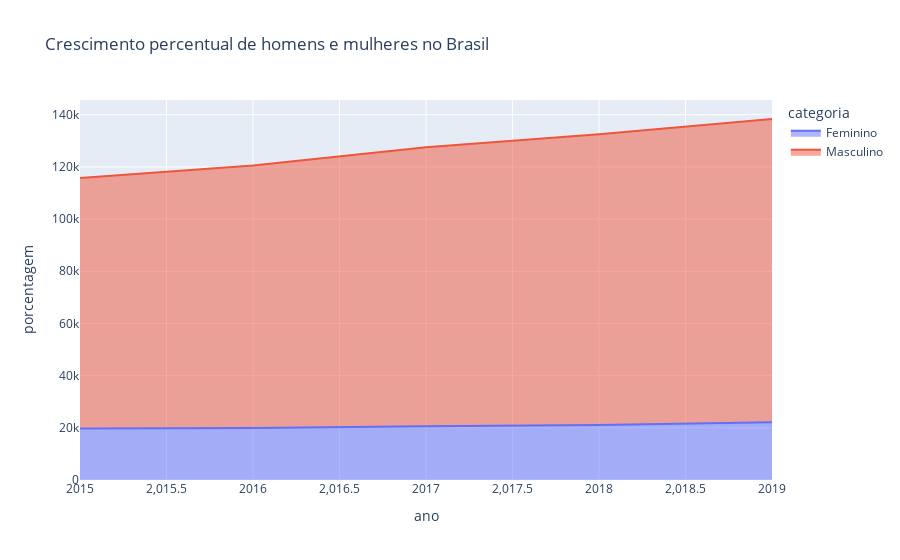

Notebook source saved alongside this figure:
### Code cell
import plotly.express as px

fig = px.area(create_dataframe_area_chart(plot_def_br, columns=['Feminino', 'Masculino']),
              x="ano", y="porcentagem", color="categoria", line_group="categoria",
              title='Crescimento percentual de homens e mulheres no Brasil')
fig.show()

### Figure 1 — Plotly figure (JSON) as saved in the notebook; plotly's stock layout.template omitted (floating-point values rounded to 4 significant figures)
{"data": [{"fillpattern": {"shape": ""}, "hovertemplate": "categoria=Feminino<br>ano=%{x}<br>porcentagem=%{y}<extra></extra>", "legendgroup": "Feminino", "line": {"color": "#636efa"}, "marker": {"symbol": "circle"}, "mode": "lines", "name": "Feminino", "orientation": "v", "showlegend": true, "stackgroup": "1", "type": "scatter", "x": [2015, 2016, 2017, 2018, 2019], "xaxis": "x", "y": [19777, 19923, 20562, 21098, 22143], "yaxis": "y"}, {"fillpattern": {"shape": ""}, "hovertemplate": "categoria=Masculino<br>ano=%{x}<br>porcentagem=%{y}<extra></extra>", "legendgroup": "Masculino", "line": {"color": "#EF553B"}, "marker": {"symbol": "circle"}, "mode": "lines", "name": "Masculino", "orientation": "v", "showlegend": true, "stackgroup": "1", "type": "scatter", "x": [2015, 2016, 2017, 2018, 2019], "xaxis": "x", "y": [95997, 100605, 106984, 111402, 116234], "yaxis": "y"}], "layout": {"legend": {"title": {"text": "categoria"}, "tracegroupgap": 0}, "title": {"text": "Crescimento percentual de homens e mulheres no Brasil"}, "xaxis": {"anchor": "y", "domain": [0, 1], "title": {"text": "ano"}}, "yaxis": {"anchor": "x", "domain": [0, 1], "title": {"text": "porcentagem"}}}}
